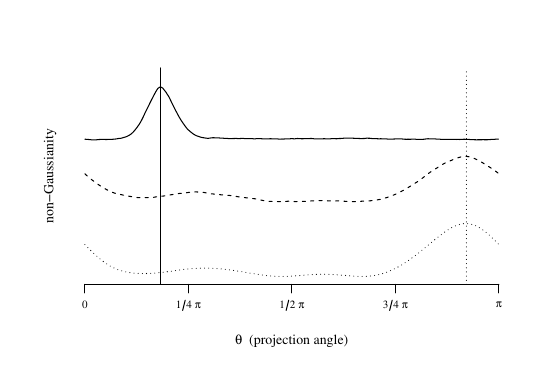

Write R code to recreate this figure.
#! /usr/bin/env Rscript

cat("start ...\n")
library(fastICA)
library(jvcoords)
library(sfsmisc) # integrate.xy function

source("./Jhatf0Functions.R")
source("../entropy.R")

set.seed(1)

x <- as.matrix(read.csv("../points/points.csv", header = FALSE))
n <- nrow(x)

##################################
# helper functions

cat("setting up fastICA objective function ...\n")
G1 <- function(x) log(cosh(x))
G1.base <- mean(G1(rnorm(1e7)))

# systematically try a grid of directions to project onto
M <- 1000
theta <- seq(0, pi, length.out = M + 1)[1:M]
W <- rbind(cos(theta), sin(theta))

######################################################################
# plot the m-spacing and fastICA objective functions

cat("obtaining m-spacing and fastICA directions...\n")

# find the best direction for fastICA
fi <- fastICA(x, n.comp = 2, alg.typ = "deflation")
stopifnot(isTRUE(all.equal(cov(fi$S) * (n - 1) / n, diag(2))))
stopifnot(isTRUE(all.equal(x %*% fi$K %*% fi$W, fi$S)))
stopifnot(isTRUE(all.equal(t(fi$W) %*% fi$W, diag(2))))
w <- fi$K %*% fi$W %*% c(1, 0) * sqrt((n - 1) / n)
stopifnot(abs(sum(w^2) - 1) < 1e-6)
xf <- as.vector(x %*% w)
stopifnot(isTRUE(all.equal(xf * sqrt(n / (n - 1)), fi$S[, 1])))
if (w[1] > 0) {
    w <- -w
}

# find the best direction using m-spacing
# take M projections in half circle, choose best one
x_rot <- x %*% W
x_rot.entropy <- mSpacingEntropy(t(x_rot), m = sqrt(n))
v <- W[, which.min(x_rot.entropy)]
stopifnot(abs(sum(v^2) - 1) < 1e-6)
if (v[1] < 0) {
    v <- -v
}

# ploting negentropy with 0 marked on y-axis
cat("plotting objective functions ...\n")

entropyGaussian <- 0.5 * (1 + log(2 * pi))

# function to scale negentropy for plotting
ficaScale <- function(negFica, negEnt) {
        negFica <- negFica - min(negFica)
        minFica <- min(negFica)
		maxFica <- max(negFica)
		maxNegentropy <- max(negEnt)
		scaleConst <- maxNegentropy / maxFica
		res <- scaleConst * negFica
		res
}

#dev.new(width = 5.5, height = 3) # in inches
#acrossthetop <- dev.cur()
## plus other sizes ...
## this figure goes across the top
#dev.set(acrossthetop)
#
par(mar = c(4, 4, 3, 1), mgp = c(2, 0.7, 0), cex.lab = 0.8,
  cex.axis = 0.8, cex.main = 1, font.main = 1, las = 1)
op.1 <- par(no.readonly = TRUE)
par(mai = c(.6, .3, .1, .1), mgp = c(2, 0.7, 0), cex.lab = 0.8,
  cex.axis = 0.8, cex.main = 1, font.main = 1, las = 1)
op.2 <- par(no.readonly = TRUE)


# Jf0 objective function
intLower <- -10
intUpper <- 10
message(sprintf("calculating Jf0 over %d directions from theta = 0 to pi...", M))

# find vals for K
Ga <- 1
Kopt <- optim(par = c(0, 0, 0, 1), 
        function(init) .gToKOptimFunction(init, a = Ga),
        control = list(maxit = 1000))
Kvals <- Kopt$par

A <- kappa <- eta <- a <- numeric(length = M)
cRot <- numeric(length = M)
Jf0 <- numeric(length = M)
for(i in 1:M) {
    sRot <- x %*% W[, i]
    denn <- density(sRot, bw = "sj")
    cRot[i] <- integrate.xy(denn$x, .K(denn$x, vals = Kvals, a = Ga) * denn$y)
    f0Opt <- optim(par = c(0, -0.5, 1), 
                function(init) {
                        .f0Optim(init, c = cRot[i], K.vals = Kvals, G.a = Ga)
                }, control = list(maxit = 1000))
    f0vals <- f0Opt$par
    kappa[i] <- f0vals[1]
    eta[i] <- f0vals[2]
    a[i] <- f0vals[3]
    Ainv <- integrate(function(x) {
              exp(kappa[i] * x + eta[i] * x^2 + a[i] * .K(x, vals = Kvals, a = Ga))
                }, lower = intLower, upper = intUpper)
    A[i] <- 1 / Ainv$value

    Jf0Tmp <- Jf0Function(A = A[i], f0.vals = f0vals, K.vals = Kvals, G.a = Ga,
                  int.lower = intLower, int.upper = intUpper)
    Jf0[i] <- Jf0Tmp
}

# find negentropy of all x_rot projections
m <- floor(sqrt(n))
negEnt <- entropyGaussian - x_rot.entropy
negEnt <- negEnt - min(negEnt) # make min(negEnt) = 0

# scale Jf0 w.r.t. negEnt s.t. range is the same
Jf0Scaled <- ficaScale(negFica = Jf0, negEnt = negEnt)
# smooth a little
Jf0Smoothed <- smooth.spline(theta, Jf0Scaled, spar = 0.4)$y

# fICA objective function (here sorting is irrelavent)
fica1 <- -(colMeans(G1(x_rot)) - G1.base)^2
ficaScaled <- ficaScale(negFica=-fica1, negEnt=negEnt)

pdf("objectivesNegentropy.pdf", 5.5, 3.7, family = "serif", pointsize = 10,
                bg = "transparent")
par(op.2, bty = "n") # reset par values

scaleFactor <- max(negEnt) + 1e-1 # put functions on top of e.o.
plot(theta, negEnt + 2*scaleFactor, type = "l", ylim = c(0, 1.3),
     xaxt = "n",
    yaxt = "n",
     xlab = expression(theta ~~ "(projection angle)"), ylab = NA)
title(ylab = "non-Gaussianity", mgp = c(0.7, 0, 0))
axis(1, at = (0:4)*pi/4, padj = c(-.8, -.4, -.4, -.4, -1.2), cex.axis = .8,
     labels = c(expression(0),
		expression(1/4 ~ pi),
		expression(1/2 ~ pi),
		expression(3/4 ~ pi),
		expression(pi)))
#axis(2, at = 0, padj = 0.6, cex.axis = 0.8, labels = expression(0))
abline(v = atan2(v[2], v[1]) %% pi)

lines(x = theta, y = Jf0Smoothed + scaleFactor, lty = 2)

lines(x = theta, y = ficaScaled, lty = 3)
abline(v = atan2(w[2], w[1]) %% pi, lty = 3)

invisible(dev.off())

pdf("objectivesNegentropy_Jf.pdf", 5, 2.4, family = "serif", pointsize = 10,
                bg = "transparent")
par(op.2) # reset par values
plot(theta, negEnt, type = "l", ylim = c(0, 0.45),
     xaxt = "n",
    yaxt = "n",
     xlab = expression(theta ~~ "(projection angle)"), ylab = NA)
title(ylab = "non-Gaussianity", mgp = c(0.7, 0, 0))
axis(1, at = (0:4)*pi/4, padj = c(-.8, -.4, -.4, -.4, -1.2), cex.axis = .8,
     labels = c(expression(0),
		expression(1/4 ~ pi),
		expression(1/2 ~ pi),
		expression(3/4 ~ pi),
		expression(pi)))
axis(2, at = 0, padj = 0.6, cex.axis = 0.8, labels = expression(0))
abline(v = atan2(v[2], v[1]) %% pi)

invisible(dev.off())

pdf("objectivesNegentropy_Jf0.pdf", 5, 2.4, family = "serif", pointsize = 10,
                bg = "transparent")
par(op.2) # reset par values

plot(theta, Jf0Smoothed, type = "l", ylim = c(0, 0.45),
     xaxt = "n",
    yaxt = "n",
     xlab = expression(theta ~~ "(projection angle)"), ylab = NA)
title(ylab = "non-Gaussianity", mgp = c(0.7, 0, 0))
axis(1, at = (0:4)*pi/4, padj = c(-.8, -.4, -.4, -.4, -1.2), cex.axis = .8,
     labels = c(expression(0),
		expression(1/4 ~ pi),
		expression(1/2 ~ pi),
		expression(3/4 ~ pi),
		expression(pi)))
axis(2, at = 0, padj = 0.6, cex.axis = 0.8, labels = expression(0))

maxJf0 <- which.max(Jf0Smoothed)
abline(v = theta[maxJf0], lty = 3)

invisible(dev.off())

pdf("objectivesNegentropy_hatJf0.pdf", 5, 2.4, family = "serif", pointsize = 10,
                bg = "transparent")
par(op.2) # reset par values

plot(theta, ficaScaled, type = "l", ylim = c(0, 0.45),
     xaxt = "n",
    yaxt = "n",
     xlab = expression(theta ~~ "(projection angle)"), ylab = NA)
title(ylab = "non-Gaussianity", mgp = c(0.7, 0, 0))
axis(1, at = (0:4)*pi/4, padj = c(-.8, -.4, -.4, -.4, -1.2), cex.axis = .8,
     labels = c(expression(0),
		expression(1/4 ~ pi),
		expression(1/2 ~ pi),
		expression(3/4 ~ pi),
		expression(pi)))
axis(2, at = 0, padj = 0.6, cex.axis = 0.8, labels = expression(0))
abline(v = atan2(w[2], w[1]) %% pi, lty = 3)

invisible(dev.off())

FOURTH <- exists("FOURTH") && isTRUE(FOURTH)
if (FOURTH) {
        # fICA fourth moments objective function
        # see Mieetinen (2015)
        fm.ica <- abs(colMeans(x_rot^4) - 3)
        fm.ica.scaled <- ficaScale(negFica = fm.ica, negEnt = negEnt)
        pdf("objectivesNegentropy_fourth.pdf", 5, 2.4, family = "serif", pointsize = 10,
                        bg = "transparent")

        plot(theta, fm.ica.scaled, type = "l", ylim = c(0, 0.45),
             xaxt = "n",
            yaxt = "n",
             xlab = expression(theta ~~ "(projection angle)"), ylab = NA)
        title(ylab = "non-Gaussianity", mgp = c(0.7, 0, 0))
        axis(1, at = (0:4)*pi/4, padj = c(-.8, -.4, -.4, -.4, -1.2), cex.axis = .8,
             labels = c(expression(0),
                expression(1/4 ~ pi),
                expression(1/2 ~ pi),
                expression(3/4 ~ pi),
                expression(pi)))
        axis(2, at = 0, padj = 0.6, cex.axis = 0.8, labels = expression(0))
        abline(v = atan2(w[2], w[1]) %% pi, lty = 3)

        invisible(dev.off())
}

invisible(dev.off())

cat("done\n")
